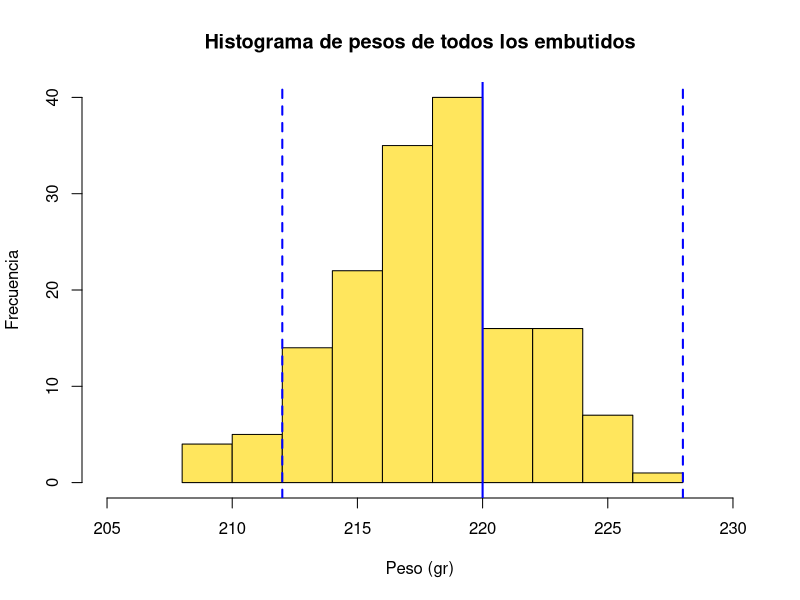

Here is the R script that generated this plot: (Note: this script raises an error after producing the figure.)
#------------------------------------------------------#
#-- Universidad del Valle: Escuela de Estadistica    --#
#-- Asignatura: Probabilidad y Estadística           --#
#-- Estudiantes: J.J MAFLA 2126990 - S.Tamayo 2110331--#   
#------------------------------------------------------#
# Alternatively, install just dplyr:
install.packages("dplyr")

##### Taller Análisis Exploratorio del Datos #####

#### 1. Lectura de datos ####

datos <- read.table("data_embutidos.txt", header=TRUE, dec=".")

names(datos) #nombres de las variables en la BD.
str(datos)  #Indica el tipo de variable
head(datos) #Muestra las primeras lineas de la BD.


#### 2. Analisis general de los pesos ####

# Resumen de las medidas de tendencia central de los pesos de los embutidos
summary(datos$peso)

#### 2.1 Histograma general de los pesos para los embutidos ####
hist(
  datos$peso,
  main = "Histograma de pesos de todos los embutidos",
  xlab="Peso (gr)",
  ylab="Frecuencia", 
  xlim = c(205, 230),
  col = "#ffe65d"
)

abline(v=c(212, 220, 228), lty=c(2, 1, 2), lwd=2, col="blue")

# Porcentaje de pesos que estan por fuera de los limites especificos 220 ± 8gr
sum(datos$peso < 212)
P.menores.LEI = sum(datos$peso < 212) / length(datos$peso)
P.mayores.LES = sum(datos$peso > 228) / length(datos$peso)

#### 2.2 Histograma de pesos por maquina ####

#### 2.2.1 Maquina 1 #####
maquina_1 <- datos %>% filter(maquina != 2)

summary(maquina_1$peso)

hist(
  maquina_1$peso,
  main = "Histograma de pesos para la maquina 1",
  xlab="Peso (gr)",
  ylab="Frecuencia", 
  xlim = c(205, 230),
  col = "#ed8df8"
)

abline(v=c(212, 220, 228), lty=c(2, 1, 2), lwd=2, col="blue")

#### 2.2.2 Maquina 2 #####
maquina_2 <- datos %>% filter(maquina != 1)

summary(maquina_2$peso)

hist(
  maquina_2$peso,
  main = "Histograma de pesos para la maquina 2",
  xlab="Peso (gr)",
  ylab="Frecuencia", 
  xlim = c(206, 230),
  col = "#CDC8B1"
)

abline(v=c(212, 220, 228), lty=c(2, 1, 2), lwd=2, col="blue")

par(mfrow = c(1, 2)) # Particionar ventana 


#### 3. Analisis Maquina 1 ####

#### 3.1  Operario A - Maquina 1 #####
operario_a_maquina_1 <- maquina_1 %>% filter(operario != 'B')
summary(operario_a_maquina_1$peso)
sum(operario_a_maquina_1$peso < 212)

hist(
  operario_a_maquina_1$peso,
  main = "Histograma de pesos para la maquina 1 con operario A",
  xlab="Peso (gr)",
  ylab="Frecuencia", 
  xlim = c(206, 230),
  col = "#98FB98"
)

abline(v=c(212, 220, 228), lty=c(2, 1, 2), lwd=2, col="blue")

#### 3.2  Operario B - Maquina 1 #####
operario_b_maquina_1 <- maquina_1 %>% filter(operario != 'A')
summary(operario_b_maquina_1$peso)
sum(operario_b_maquina_1$peso < 212)

hist(
  operario_b_maquina_1$peso,
  main = "Histograma de pesos para la maquina 1 con operario B",
  xlab="Peso (gr)",
  ylab="Frecuencia", 
  xlim = c(206, 230),
  col = "#98FB98"
)

abline(v=c(212, 220, 228), lty=c(2, 1, 2), lwd=2, col="blue")

#### 4. Analisis Maquina 2 ####

#### 4.1  Operario A - Maquina 2 #####
operario_a_maquina_2 <- maquina_2 %>% filter(operario != 'B')

summary(operario_a_maquina_2$peso)
sum(operario_a_maquina_2$peso < 212)

hist(
  operario_a_maquina_2$peso,
  main = "Histograma de pesos para la maquina 2 con operario A",
  xlab="Peso (gr)",
  ylab="Frecuencia", 
  xlim = c(206, 230),
  col = "#EE6363"
)

abline(v=c(212, 220, 228), lty=c(2, 1, 2), lwd=2, col="blue")

#### 4.2  Operario B - Maquina 2 #####
operario_b_maquina_2 <- maquina_2 %>% filter(operario != 'A')

summary(operario_b_maquina_2$peso)
sum(operario_b_maquina_2$peso < 212)

hist(
  operario_b_maquina_2$peso,
  main = "Histograma de pesos para la maquina 2 con operario B",
  xlab="Peso (gr)",
  ylab="Frecuencia", 
  xlim = c(206, 230),
  col = "#98FB98"
)

abline(v=c(212, 220, 228), lty=c(2, 1, 2), lwd=2, col="blue")
